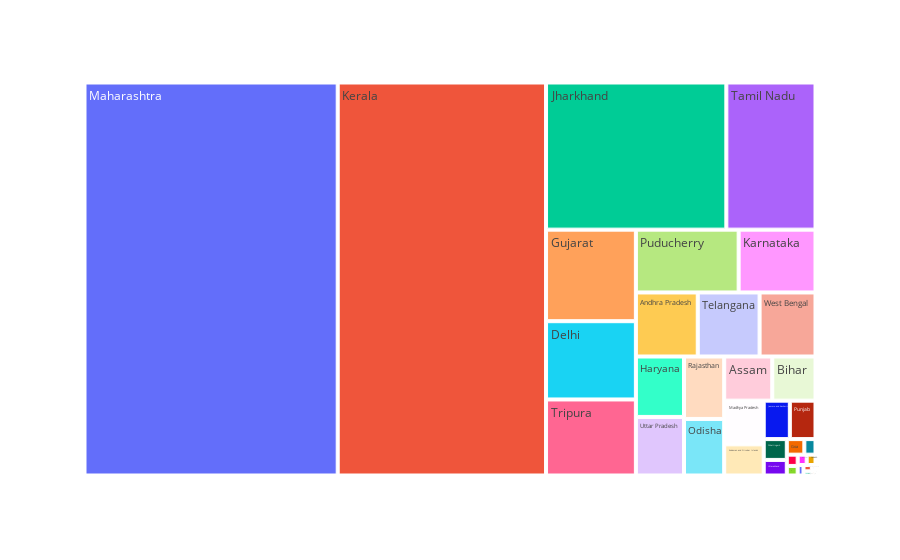

Source (notebook cell):
### Code cell
px.treemap(positive, path=['State'], values='Positive')

### Figure 1 — Plotly figure (JSON) as saved in the notebook; plotly's stock layout.template omitted (floating-point values rounded to 4 significant figures)
{"data": [{"branchvalues": "total", "domain": {"x": [0, 1], "y": [0, 1]}, "hovertemplate": "labels=%{label}<br>Positive=%{value}<br>parent=%{parent}<br>id=%{id}<extra></extra>", "ids": ["Andaman and Nicobar Islands", "Andhra Pradesh", "Arunachal Pradesh", "Assam", "Bihar", "Chandigarh", "Chhattisgarh", "Dadra and Nagar Haveli and Daman and Diu", "Delhi", "Goa", "Gujarat", "Haryana", "Himachal Pradesh", "Jammu and Kashmir", "Jharkhand", "Karnataka", "Kerala", "Ladakh", "Lakshadweep", "Madhya Pradesh", "Maharashtra", "Manipur", "Meghalaya", "Mizoram", "Nagaland", "Odisha", "Puducherry", "Punjab", "Rajasthan", "Sikkim", "Tamil Nadu", "Telangana", "Tripura", "Uttar Pradesh", "Uttarakhand", "West Bengal"], "labels": ["Andaman and Nicobar Islands", "Andhra Pradesh", "Arunachal Pradesh", "Assam", "Bihar", "Chandigarh", "Chhattisgarh", "Dadra and Nagar Haveli and Daman and Diu", "Delhi", "Goa", "Gujarat", "Haryana", "Himachal Pradesh", "Jammu and Kashmir", "Jharkhand", "Karnataka", "Kerala", "Ladakh", "Lakshadweep", "Madhya Pradesh", "Maharashtra", "Manipur", "Meghalaya", "Mizoram", "Nagaland", "Odisha", "Puducherry", "Punjab", "Rajasthan", "Sikkim", "Tamil Nadu", "Telangana", "Tripura", "Uttar Pradesh", "Uttarakhand", "West Bengal"], "name": "", "parents": ["", "", "", "", "", "", "", "", "", "", "", "", "", "", "", "", "", "", "", "", "", "", "", "", "", "", "", "", "", "", "", "", "", "", "", ""], "type": "treemap", "values": [1198450, 3859260, 51245, 2065991, 1859345, 59195, 467857, 169010, 6848173, 266181, 8009517, 2830153, 119494, 977615, 25833794, 4701197, 79723175, 89027, 0, 1679782, 96901583, 101501, 33904, 19785, 90682, 2214458, 6287323, 960287, 2445076, 17644, 12772604, 3855373, 6651706, 2743971, 350257, 3487431]}], "layout": {"legend": {"tracegroupgap": 0}, "margin": {"t": 60}}}
